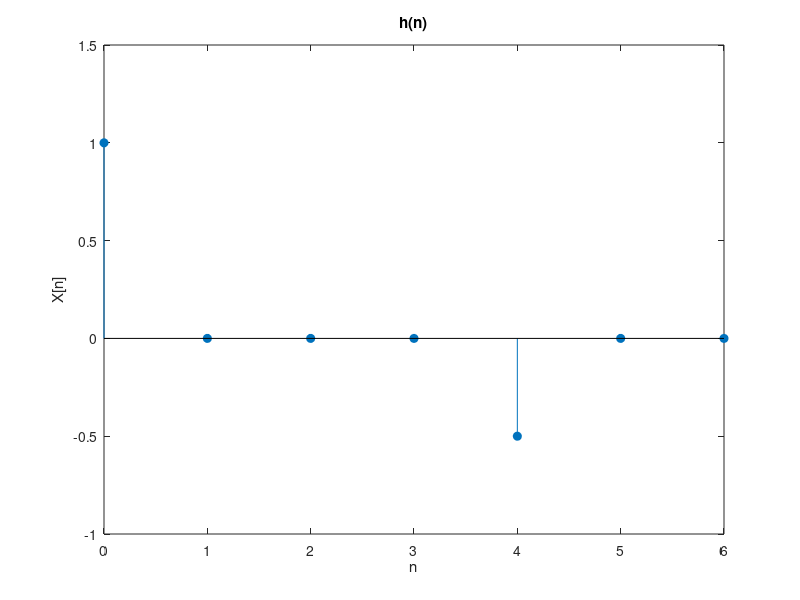
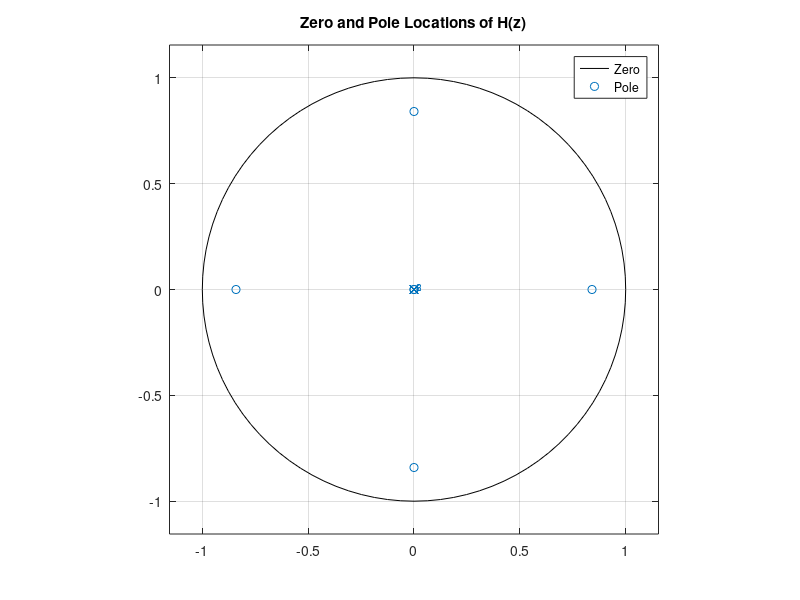
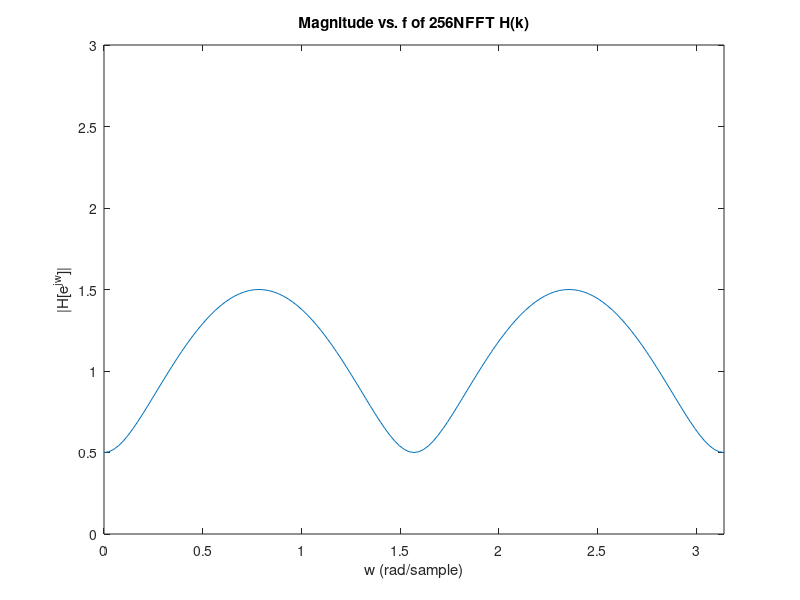

These figures' MATLAB source, in order: (Note: this script raises an error after producing the figures.)
figure(1);
n=[1,0,0,0,-0.5,0,0];
x = 0: length(n)-1;
stem(x,n,'filled');axis([0 length(n)-1 -1 1.5]);
xlabel('n');ylabel('X[n]');title('h(n)');

figure(2);
zplane(n);legend('Zero','Pole');
title('Zero and Pole Locations of H(z)')

figure(3);
f=fft(n,256);
t=0:128;
plot(t/256*2*pi,abs(f(1:129)));
axis([0 pi 0 3]);
xlabel('w (rad/sample)');ylabel('|H[e^{jw}]|');title('Magnitude vs. f of 256NFFT H(k)');

figure(4);
angle=phase(f);
plot(t/256*2*pi,angle(1:129));
axis([0 pi -1 1]);
xlabel('w (rad/sample)');ylabel('Phase');title('Phase vs. f of 256NFFT H(k)');

%%%%%%%%%%%%%%%%%%%%%%%%%%%%%%%%%%%%%B Part%%%%%%%%%%%%%%%%

%%%1
figure(5);
H=fft(n,16);
t=0:8;
plot(t/16*2*pi,abs(H(1:9)));
axis([0 pi 0 3]);
xlabel('w (rad/sample)');ylabel('|H[e^{jw}]|');title('N=16 Magnitude vs. f of H(k)');

figure(6);
angle=phase(H);
plot(t/16*2*pi,angle(1:9));
axis([0 pi -1 1]);
xlabel('w (rad/sample)');ylabel('Phase');title('N=16 Phase vs. f of H(k)');

figure(7);
H1=1./H;
t=0:8;
plot(t/16*2*pi,abs(H1(1:9)));
axis([0 pi 0 3]);
xlabel('w (rad/sample)');ylabel('|H[e^{jw}]|');title('N=16 Magnitude vs. f of H_{1}(k)');

figure(8);
angle=phase(H1);
plot(t/16*2*pi,angle(1:9));
axis([0 pi -1 1]);
xlabel('w (rad/sample)');ylabel('Phase');title('N=16 Phase vs. f of H_{1}(k)');

%%%2
figure(9);
n1=ifft(H1,16);
x = 0: length(n1)-1;
stem(x,n1,'filled');axis([0 length(n1)-1 -1 1.5]);
xlabel('n');ylabel('X_{1}[n]');title('N=16 h_{1}(n)');

figure(10);
zplane(n1);legend('Zero','Pole');
title('N=16 Zero and Pole Locations of H_{1}(z)')

%%%3
figure(11);
f=fft(n1,256);
t=0:128;
plot(t/256*2*pi,abs(f(1:129)));
axis([0 pi 0 3]);
xlabel('w (rad/sample)');ylabel('|H[e^{jw}]|');title('N=16 Magnitude vs. f of 256NFFT H_{1}(k)');

figure(12);
angle=phase(f);
plot(t/256*2*pi,angle(1:129));
axis([0 pi -1 1]);
xlabel('w (rad/sample)');ylabel('Phase');title('N=16 Phase vs. f of 256NFFT H_{1}(k)');

%%%4
n2=ifft(fft(n,32).*fft(n1,32));
%%%5
figure(13);
x = 0: length(n2)-1;
stem(x,n2,'filled');axis([0 length(n2)-1 -1 1.5]);
xlabel('n');ylabel('X[n]');title('N=16 h_{2}(n)');

figure(14);
zplane(n2(1:17));legend('Zero','Pole');
title('N=16 Zero and Pole Locations of H_{2}(z)')
%%%6
figure(15);
f=fft(n2,256);
t=0:128;
plot(t/256*2*pi,abs(f(1:129)));
axis([0 pi 0 3]);
xlabel('w (rad/sample)');ylabel('|H[e^{jw}]|');title('N=16 Magnitude vs. f of 256NFFT H_{2}(k)');

figure(16);
angle=phase(f);
plot(t/256*2*pi,angle(1:129));
axis([0 pi -1 1]);
xlabel('w (rad/sample)');ylabel('Phase');title('N=16 Phase vs. f of 256NFFT H_{2}(k)');